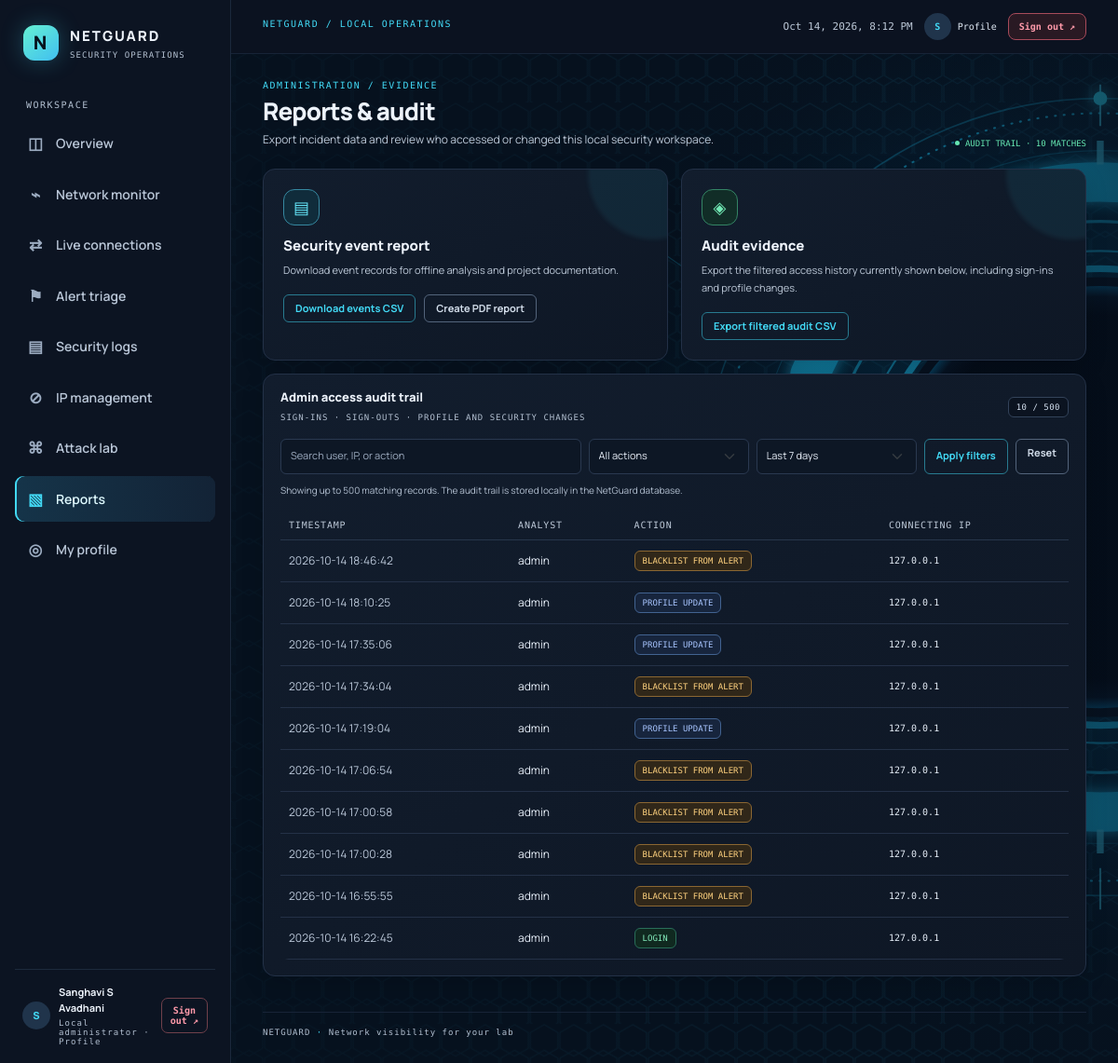
The app's page /reports (signed in) with its own data.
### tables this page shows
CREATE TABLE access_logs (
            id INTEGER PRIMARY KEY AUTOINCREMENT,
            timestamp TIMESTAMP DEFAULT CURRENT_TIMESTAMP,
            username TEXT,
            action TEXT,
            ip_address TEXT
        );

### app.py (the view)
@app.route('/reports')
def reports():
    if 'user_id' not in session: return redirect(url_for('login'))
    search = request.args.get('q', '').strip()[:100]
    action = request.args.get('action', '').upper()
    window = request.args.get('window', '7d')
    windows = {'24h': '-1 day', '7d': '-7 days', '30d': '-30 days', 'all': None}
    if window not in windows: window = '7d'
    clauses, params = [], []
    if windows[window]:
        clauses.append("timestamp >= datetime('now', 'localtime', ?)")
        params.append(windows[window])
    if action in {'LOGIN', 'LOGOUT', 'PROFILE_UPDATE', 'PASSWORD_CHANGE', 'BLACKLIST_FROM_ALERT'}:
        clauses.append('action = ?')
        params.append(action)
    else:
        action = ''
    if search:
        clauses.append('(username LIKE ? OR ip_address LIKE ? OR action LIKE ?)')
        params.extend([f'%{search}%'] * 3)
    where = f"WHERE {' AND '.join(clauses)}" if clauses else ''
    conn = get_db_connection()
    access_logs = conn.execute(f"SELECT * FROM access_logs {where} ORDER BY timestamp DESC LIMIT 500", params).fetchall()
    conn.close()
    return render_template('reports.html', access_logs=access_logs, audit_search=search,
                           audit_action=action, audit_window=window, audit_count=len(access_logs))

### app.py (called while the page is built)
@app.context_processor
def inject_inline_theme():
    stylesheet_path = os.path.join(app.root_path, 'static', 'css', 'style.css')
    with open(stylesheet_path, encoding='utf-8') as stylesheet:
        return {'netguard_styles': stylesheet.read()}

### database/db_handler.py (called while the page is built)
def get_db_connection():
    conn = sqlite3.connect(Config.DB_PATH, timeout=30)
    conn.execute('PRAGMA busy_timeout = 30000')
    conn.row_factory = sqlite3.Row
    return conn

### templates/reports.html (shortened to what this page needs)
{% extends 'base.html' %}
{% block content %}
<div class="page-heading"><div><span class="eyebrow">ADMINISTRATION / EVIDENCE</span><h1>Reports & audit</h1><p>Export incident data and review who accessed or changed this local security workspace.</p></div><span class="status-chip">AUDIT TRAIL · {{ audit_count }} MATCHES</span></div>
<div class="report-export-grid">
    <section class="panel export-panel"><div class="export-icon">▤</div><h2>Security event report</h2><p>Download event records for offline analysis and project documentation.</p><div class="export-actions"><a href="{{ url_for('export_csv') }}" class="btn btn-outline-info">Download events CSV</a><a href="{{ url_for('pdf_report') }}" class="btn btn-quiet">Create PDF report</a></div></section>
    <section class="panel export-panel"><div class="export-icon export-icon-green">◈</div><h2>Audit evidence</h2><p>Export the filtered access history currently shown below, including sign-ins and profile changes.</p><div class="export-actions"><a href="{{ url_for('export_audit_csv', q=audit_search, action=audit_action, window=audit_window) }}" class="btn btn-outline-info">Export filtered audit CSV</a></div></section>
</div>
<section class="panel audit-panel">
    <div class="panel-heading"><div><h2>Admin access audit trail</h2><span class="panel-kicker">SIGN-INS · SIGN-OUTS · PROFILE AND SECURITY CHANGES</span></div><span class="badge bg-dark border border-secondary">{{ audit_count }} / 500</span></div>
    <form method="get" action="{{ url_for('reports') }}" class="audit-filters">
        <input class="form-control" type="search" name="q" value="{{ audit_search }}" placeholder="Search user, IP, or action" aria-label="Search audit records">
        <select class="form-select" name="action" aria-label="Filter by action"><option value="">All actions</option></select>
        <select class="form-select" name="window" aria-label="Filter by time period"><option value="7d" {% if audit_window == '7d' %}selected{% endif %}>Last 7 days</option></select>
        <button class="btn btn-outline-info" type="submit">Apply filters</button><a class="btn btn-quiet" href="{{ url_for('reports') }}">Reset</a>
    </form>
    <p class="scope-note">Showing up to 500 matching records. The audit trail is stored locally in the NetGuard database.</p>
    <div class="table-responsive"><table class="table table-hover mb-0"><thead><tr><th>Timestamp</th><th>Analyst</th><th>Action</th><th>Connecting IP</th></tr></thead><tbody>
        {% for log in access_logs %}<tr><td class="subtle">{{ log.timestamp }}</td><td>{{ log.username }}</td><td><span class="audit-action audit-{{ log.action|lower|replace('_','-') }}">{{ log.action|replace('_',' ') }}</span></td><td class="audit-ip">{{ log.ip_address or 'Unavailable' }}</td></tr>{% else %}<tr><td colspan="4" class="empty-state">No audit records match these filters.</td></tr>{% endfor %}
    </tbody></table></div>
</section>
{% endblock %}

### records on screen
access_logs: timestamp "2026-10-14 18:46:42", username "admin", action "BLACKLIST FROM ALERT", ip_address "127.0.0.1"
access_logs: timestamp "2026-10-14 18:10:25", username "admin", action "PROFILE UPDATE", ip_address "127.0.0.1"
access_logs: timestamp "2026-10-14 17:35:06", username "admin", action "PROFILE UPDATE", ip_address "127.0.0.1"
access_logs: timestamp "2026-10-14 17:34:04", username "admin", action "BLACKLIST FROM ALERT", ip_address "127.0.0.1"
access_logs: timestamp "2026-10-14 17:19:04", username "admin", action "PROFILE UPDATE", ip_address "127.0.0.1"
access_logs: timestamp "2026-10-14 17:06:54", username "admin", action "BLACKLIST FROM ALERT", ip_address "127.0.0.1"
access_logs: timestamp "2026-10-14 17:00:58", username "admin", action "BLACKLIST FROM ALERT", ip_address "127.0.0.1"
access_logs: timestamp "2026-10-14 17:00:28", username "admin", action "BLACKLIST FROM ALERT", ip_address "127.0.0.1"
access_logs: timestamp "2026-10-14 16:55:55", username "admin", action "BLACKLIST FROM ALERT", ip_address "127.0.0.1"
access_logs: timestamp "2026-10-14 16:22:45", username "admin", action "LOGIN", ip_address "127.0.0.1"

### other values on screen
{{ session.get('display_name', session.get('username', 'Analyst')) }} "Sanghavi S Avadhani"
{{ audit_count }} "10"
